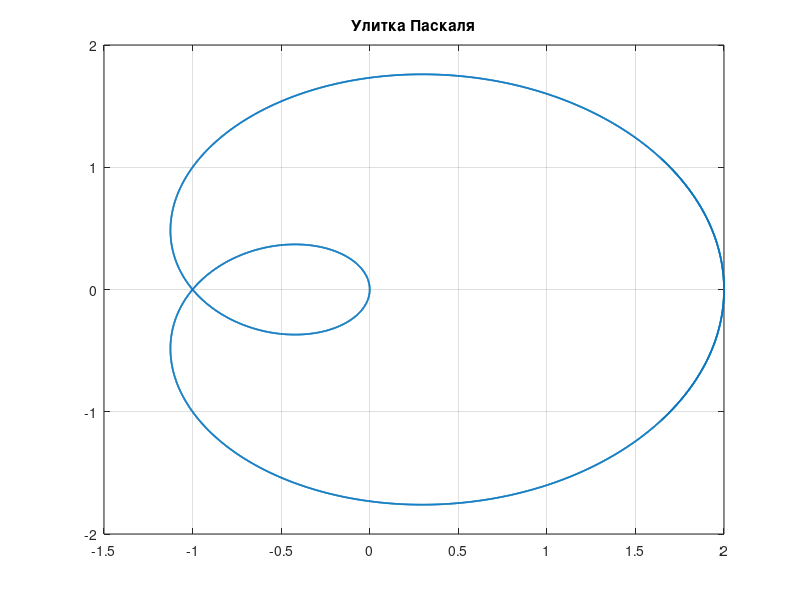

Write the MATLAB code that produced this figure.
%% 1
clear;
x = -10:0.1:10;
y = x+(1./(x.^2));
plot(x, y, 'LineWidth', 1.2);
grid on;
title('y = x+(1/x^2)');

%% 2
clear;
x = -10:0.1:10;
y = 2.*x./(1+x.^2);
plot(x, y, 'LineWidth', 1.2);
grid on;
title('y = 2x/(1+x^2)');

%% 8
clear;
phi = -pi/2:0.001:3*pi/2;
a = 100;
b = 2;
n = 4;
m = 7;
k = 14;
r = a./(a+(phi-pi/2).^n).*(b-sin(k.*phi)-cos(m.*phi));
y = r.*sin(phi);
x = r.*cos(phi);
plot(x, y, 'Linewidth', 1.2);
grid on;
title = ('r = a/(a+(φ-pi/2)^n)*(b-sinkφ-cosmφ)');

%% 12
clear;
t =-5:0.001:5;
a = 1/4;
b = 1/16;
m = 8;
n = 8;
s = 10;
x = (cos(t)-a.*cos(m.*t)+b.*sin(n.*t));
y = (sin(t)-a.*sin(m.*t)+b.*cos(n.*t));
for k = 1:1:s
    plot(x./k, y./k, 'LineWidth', 1.2);
end
grid on;

%% 13_1
clear;
x = -10:0.1:10;
y = 1./x-1./(x-1)+1./(x-2);
plot(x, y, 'LineWidth', 1.2);
grid on;
title('y = 1/x-1/(x-1)+1/(x-2)');

%% 13_2
clear;
x = -10:0.1:10;
y = sqrt(cos(pi.*x.^2));
plot(x, y, 'LineWidth', 1.2);
grid on;
title('sqrt(cos(pix^2))');

%% 13_3
clear;
x = -10:0.1:10;
y = acos(2.*sin(x));
plot(x, y, 'LineWidth', 1.2);
grid on;
title('arccos(2sin(x))');

%% 14 Розы Гранди
clear;
a = 4;
b = 4;
phi = -2*pi:0.1:2*pi;
r = a.*sin(b.*phi);
y = r.*sin(phi);
x = r.*cos(phi);
plot(x, y, 'LineWidth', 1.2);
grid on;
title('Розы Гранди');

%% 14 Лемниската Бернулли
clear;
phi = -10:0.001:10;
c = pi;
r = sqrt(2.*c^2.*cos(2.*phi));
y = r.*sin(phi);
x = r.*cos(phi);
plot(x, y, 'LineWidth', 1.2);
grid on;
title('Лемниската Бернулли');

%% 14 Улитка Паскаля
clear;
phi = -10:0.001:10;
b = 1;
r = 2*b*cos(phi./3);
y = r.*sin(phi);
x = r.*cos(phi);
plot(x, y, 'LineWidth', 1.2);
grid on;
title('Улитка Паскаля');
